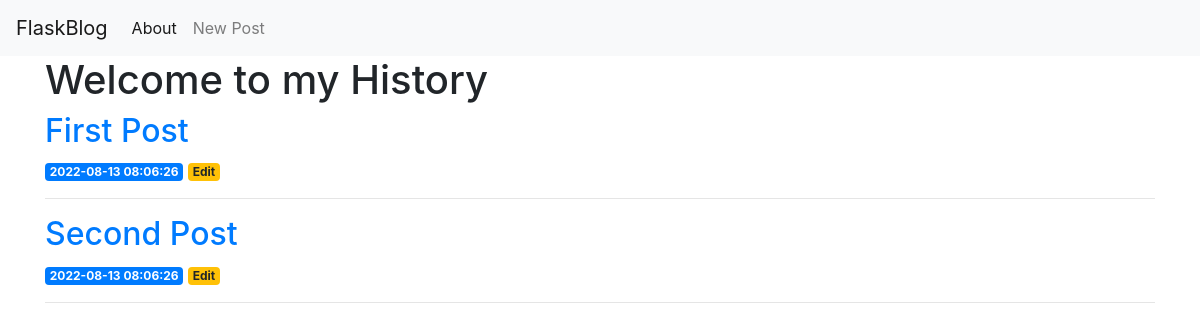
/, run on an earlier commit of the app's database.
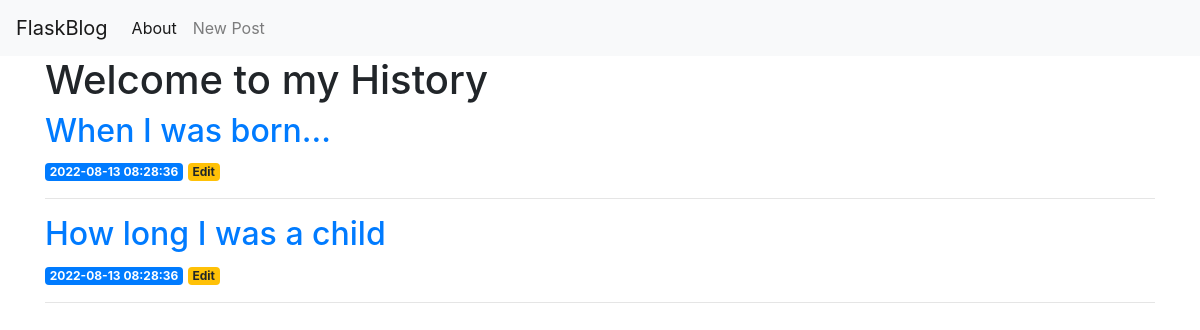
And on a later commit of the database.
### tables this page shows
CREATE TABLE posts (
    id INTEGER PRIMARY KEY AUTOINCREMENT,
    created TIMESTAMP NOT NULL DEFAULT CURRENT_TIMESTAMP,
    title TEXT NOT NULL,
    content TEXT NOT NULL
);

### app.py (the view)
@app.route('/')
def index():
    conn = get_db_connection()
    posts = conn.execute('SELECT * FROM posts').fetchall()
    conn.close()
    return render_template('index.html', posts = posts)

### app.py (called while the page is built)
def get_db_connection():
    conn = sqlite3.connect('database.db')
    conn.row_factory = sqlite3.Row
    return conn

### templates/index.html
{% extends 'base.html' %}
{% block content %}
    <h1>{% block title %} Welcome to my History {% endblock %}</h1>
    {% for post in posts %}
        <a href={{ url_for('post', post_id=post['id']) }} >
            <h2>{{ post['title'] }}</h2>
        </a>
        <span class="badge badge-primary">{{ post['created'] }}</span>
        <a href="{{ url_for('edit', id=post['id']) }}">
            <span class="badge badge-warning">Edit</span>
        </a>
        <hr>
    {% endfor %}
{% endblock %}

What changed in the data, as far as the page shows it:
removed posts: title "First Post", created "2022-08-13 08:06:26"
removed posts: title "Second Post", created "2022-08-13 08:06:26"
added posts: title "When I was born...", created "2022-08-13 08:28:36"
added posts: title "How long I was a child", created "2022-08-13 08:28:36"
